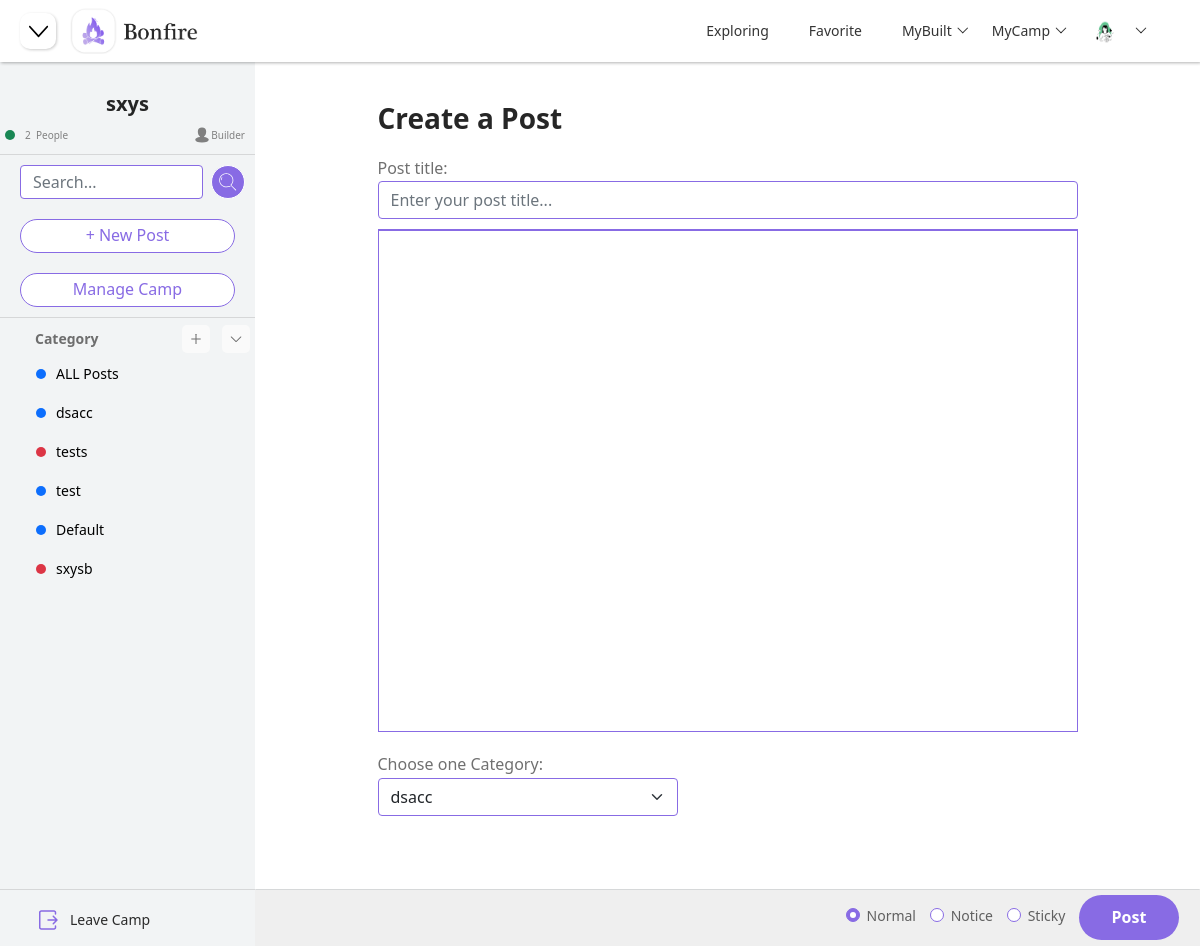
The app's page /camp/4/post (signed in), older data.
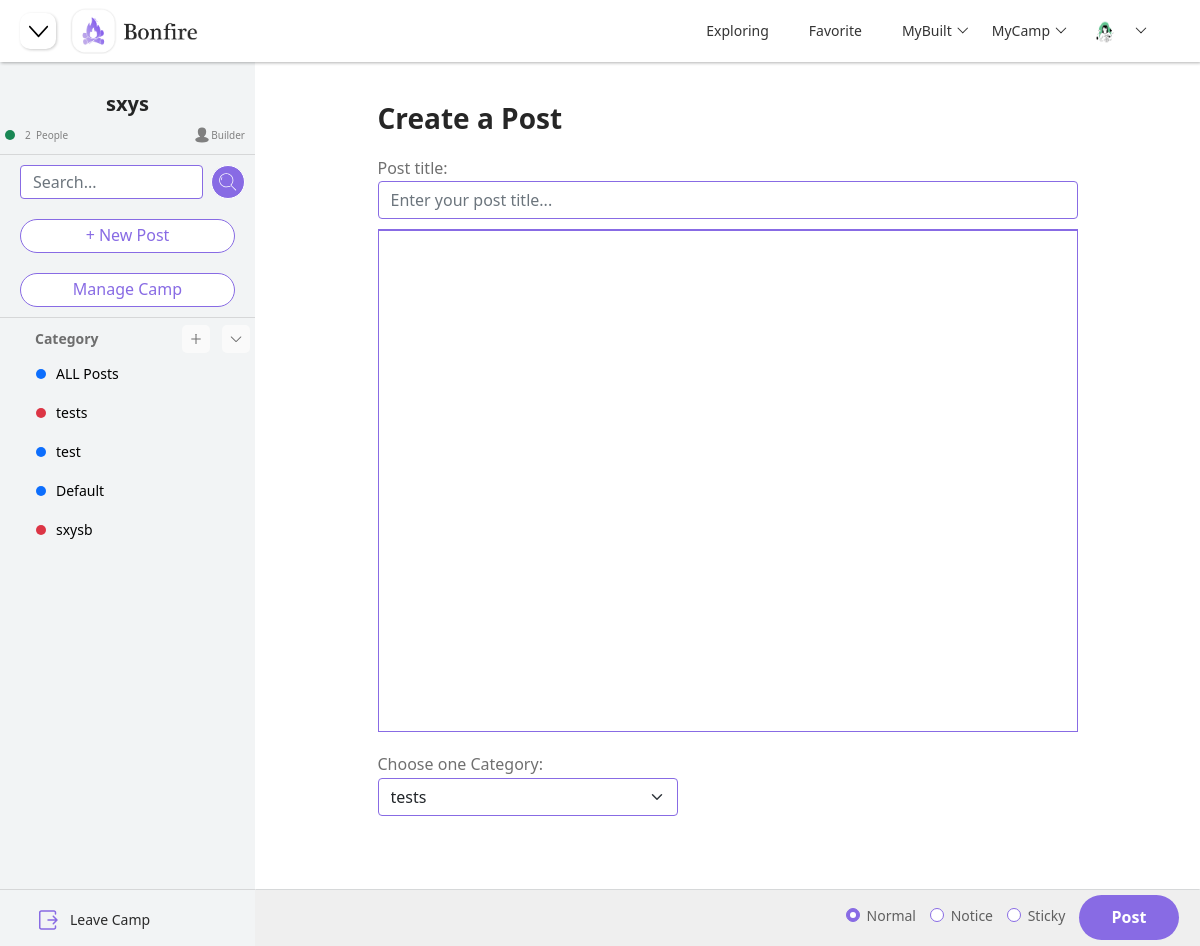
The same page, newer data.
### models.py (models this page shows)
class CategoryModel(db.Model):
    __tablename__ = "category"
    id = db.Column(db.Integer, primary_key=True, autoincrement=True)
    name = db.Column(db.String(100), nullable=False, unique=False)
    color = db.Column(db.String(100), nullable=False, unique=False)
    create_time = db.Column(db.DateTime, default=datetime.now)
    camp_id = db.Column(db.Integer, db.ForeignKey("camp.id"))
    camp = db.relationship("CampModel", backref="categories")

### blueprints/camp.py (the view)
class Posts(Resource):
    method_decorators = [login_required, check_category]
    def get(self, camp_id):
        session["camp_id"] = camp_id
        camp = CampModel.query.filter_by(id=camp_id).first()
        camp_user = CampUserModel.query.filter_by(camp_id=camp_id).all()
        users_num = len(camp_user)
        camp_dict = {"camp_id": camp.id, "camp_name": camp.name, "camp_description": camp.description,
                     "camp_background": camp.background, "users_num": users_num}
        user_id = session.get("user_id")
        if user_id:
            camp_user = CampUserModel.query.filter_by(user_id=user_id, camp_id=camp_id).first()
            if camp_user:
                identity = camp_user.identity
            else:
                identity = "visitor"
        else:
            identity = "visitor"
        categories = CategoryModel.query.filter_by(camp_id=camp_id).all()
        categories_list = []
        categories_dict = {}
        for category in categories:
            categories_dict["category_id"] = category.id
            categories_dict["category_name"] = category.name
            categories_dict["category_color"] = category.color
            categories_list.append(categories_dict)
            categories_dict = {}
        camp_builders = get_all_camp_builder()
        camp_joins = get_all_camp_join()
        return render_template("post.html", camp=camp_dict, categories=categories_list, identity=identity,
                               camp_builders=camp_builders, camp_joins=camp_joins, page_status="posts")

### app.py (called while the page is built)
@app.before_request
def before_request():
    user_id = session.get("user_id")
    if user_id:
        try:
            user = UserModel.query.get(user_id)
            g.user = user
        except:
            g.user = None

@app.context_processor
def context_processor():
    if hasattr(g, "user"):
        return {"user": g.user}
    else:
        return {}

### blueprints/camp.py (called while the page is built)
@api.representation('text/html')
def output_html(data, code, headers=None):
    if isinstance(data, str):
        resp = Response(data)
        return resp
    else:
        return Response(json.dumps(data), mimetype='application/json')

### controller.py (called while the page is built)
def get_all_camp_builder():
    user_id = session.get("user_id")
    if user_id:
        camp_user = CampUserModel.query.filter_by(user_id=user_id, identity="Builder").all()
        camps = []
        camp_dict = {}
        for camp in camp_user:
            camp_dict["camp_id"] = camp.camp_id
            camp = CampModel.query.filter_by(id=camp.camp_id).first()
            camp_dict["camp_name"] = camp.name
            camps.append(camp_dict)
            camp_dict = {}
        return camps
    else:
        return {}

### templates/post.html (shortened to what this page needs)
{% extends "components/index_navi.html" %}
{% block head %}
    <link rel="stylesheet" href="{{ url_for('static', filename='css/camp.css') }}">
    <link rel="stylesheet" href="{{ url_for('static', filename='css/post.css') }}">
    <link href="https://unpkg.com/@wangeditor/editor@latest/dist/css/style.css" rel="stylesheet">
{% endblock %}
{% block navi_shrink %}
    <button class="justify-content-start shrink-btn" onclick="side_post()">
    </button>
{% endblock %}
{% block body %}
    {% include "components/camp_side.html" %}
    {% include "components/post_container.html" %}
{% endblock %}

### templates/components/camp_side.html (shortened to what the changed rows need)
<div class="container-fluid" id="main-body">
    <div class="side-menu" id="side-menu">
        <div id="hide-menu">
            <div class="collapse show" id="dashboard">
                <div class="side-list2 side-list3">
                    <ul class="nav nav-pills flex-column mb-auto">
                        {% for category in categories %}
                            {% if category["category_name"] == "Default" %}
                                {% if page_status == category["category_id"] %}
                                    <li class="nav-item nav-items nav-link list-items2 active-camp">
                                        <a href="/camp/{{ camp["camp_id"] }}/{{ category["category_id"] }}"
                                           class="list-item-link">
                                            <div class="circle bg-primary"></div>
                                            {{ category["category_name"] }}
                                        </a>
                                    </li>
                                {% else %}
                                    <li class="nav-item nav-items nav-link list-items2">
                                        <a href="/camp/{{ camp["camp_id"] }}/{{ category["category_id"] }}"
                                           class="list-item-link">
                                            <div class="circle bg-primary"></div>
                                            {{ category["category_name"] }}
                                        </a>
                                    </li>
                                {% endif %}
                            {% else %}
                                {% if category["category_color"] == "blue" %}
                                    {% set color = "bg-primary" %}
                                {% elif category["category_color"] == "red" %}
                                    {% set color = "bg-danger" %}
                                {% elif category["category_color"] == "green" %}
                                    {% set color = "bg-success" %}
                                {% elif category["category_color"] == "yellow" %}
                                    {% set color = "bg-warning" %}
                                {% endif %}
                                {% if page_status == category["category_id"] %}
                                    <li class="nav-item nav-items nav-link list-items2 active-camp">
                                {% else %}
                                    <li class="nav-item nav-items nav-link list-items2">
                                {% endif %}
                                <a href="/camp/{{ camp["camp_id"] }}/{{ category["category_id"] }}"
                                   class="list-item-link">
                                    <div class="circle {{ color }}"></div>
                                    {{ category["category_name"] }}
                                </a>
                            {% endif %}
                        </li>
                        {% endfor %}
                    </ul>
                </div>
            </div>
        </div>
    </div>
</div>

Row changes from the older to the newer data that the page shows:
removed CategoryModel: category_name "dsacc"
Text that changed along with them:
form field post_category: "dsacc" → "tests"
